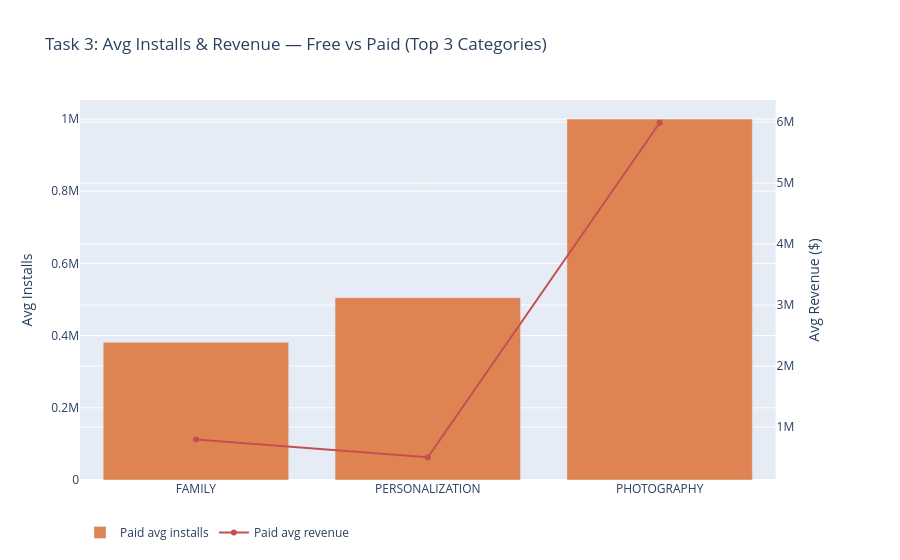

The code cell stored with this chart in its notebook:
### Markdown cell above
## Task 3 — Dual-axis: avg installs & revenue, free vs paid, top 3 categories
Filters: installs ≥ 10,000, revenue ≥ \$10,000, Android > 4.0, size > 15M,
Content Rating = Everyone, app name ≤ 30 chars.
Window: **1 PM–2 PM IST**.

### Code cell
def task3():
    if not gate(13, 14, "Task 3"): return
    # revenue >= 10000 applied literally to every app (free apps have $0 revenue -> excluded)
    d = df[(df["Installs"] >= 10000) & (df["Revenue"] >= 10000) &
           (df["Android_Min"] > 4.0) & (df["Size_MB"] > 15) &
           (df["Content Rating"] == "Everyone") & (df["NameLen"] <= 30)].copy()
    top3 = (d.groupby("Category")["Installs"].sum()
              .sort_values(ascending=False).head(3).index.tolist())
    d = d[d["Category"].isin(top3)]
    if d.empty:
        print("No apps pass the Task 3 filters."); return
    g = d.groupby(["Category","Type"]).agg(
            AvgInstalls=("Installs","mean"),
            AvgRevenue=("Revenue","mean")).reset_index()
    fig = make_subplots(specs=[[{"secondary_y": True}]])
    for t,col in [("Free","#4C72B0"),("Paid","#DD8452")]:
        sub = g[g["Type"]==t]
        fig.add_bar(x=sub["Category"], y=sub["AvgInstalls"], name=f"{t} avg installs",
                    marker_color=col)
    for t,col in [("Free","#55A868"),("Paid","#C44E52")]:
        sub = g[g["Type"]==t]
        fig.add_trace(go.Scatter(x=sub["Category"], y=sub["AvgRevenue"], mode="lines+markers",
                      name=f"{t} avg revenue", line=dict(color=col)), secondary_y=True)
    fig.update_yaxes(title_text="Avg Installs", secondary_y=False)
    fig.update_yaxes(title_text="Avg Revenue ($)", secondary_y=True)
    fig.update_layout(title="Task 3: Avg Installs & Revenue — Free vs Paid (Top 3 Categories)",
                      barmode="group", legend=dict(orientation="h"))
    fig.show()
task3()

### Figure 1 — Plotly figure (JSON) as saved in the notebook; plotly's stock layout.template omitted (floating-point values rounded to 4 significant figures)
{"data": [{"marker": {"color": "#4C72B0"}, "name": "Free avg installs", "type": "bar", "x": [], "y": []}, {"marker": {"color": "#DD8452"}, "name": "Paid avg installs", "type": "bar", "x": ["FAMILY", "PERSONALIZATION", "PHOTOGRAPHY"], "y": [381400.0, 505000.0, 1000000.0]}, {"line": {"color": "#55A868"}, "mode": "lines+markers", "name": "Free avg revenue", "type": "scatter", "x": [], "xaxis": "x", "y": [], "yaxis": "y2"}, {"line": {"color": "#C44E52"}, "mode": "lines+markers", "name": "Paid avg revenue", "type": "scatter", "x": ["FAMILY", "PERSONALIZATION", "PHOTOGRAPHY"], "xaxis": "x", "y": [796900.0, 505000.0, 5990000.0], "yaxis": "y2"}], "layout": {"barmode": "group", "legend": {"orientation": "h"}, "title": {"text": "Task 3: Avg Installs & Revenue — Free vs Paid (Top 3 Categories)"}, "xaxis": {"anchor": "y", "domain": [0.0, 0.94]}, "yaxis": {"anchor": "x", "domain": [0.0, 1.0], "title": {"text": "Avg Installs"}}, "yaxis2": {"anchor": "x", "overlaying": "y", "side": "right", "title": {"text": "Avg Revenue ($)"}}}}
